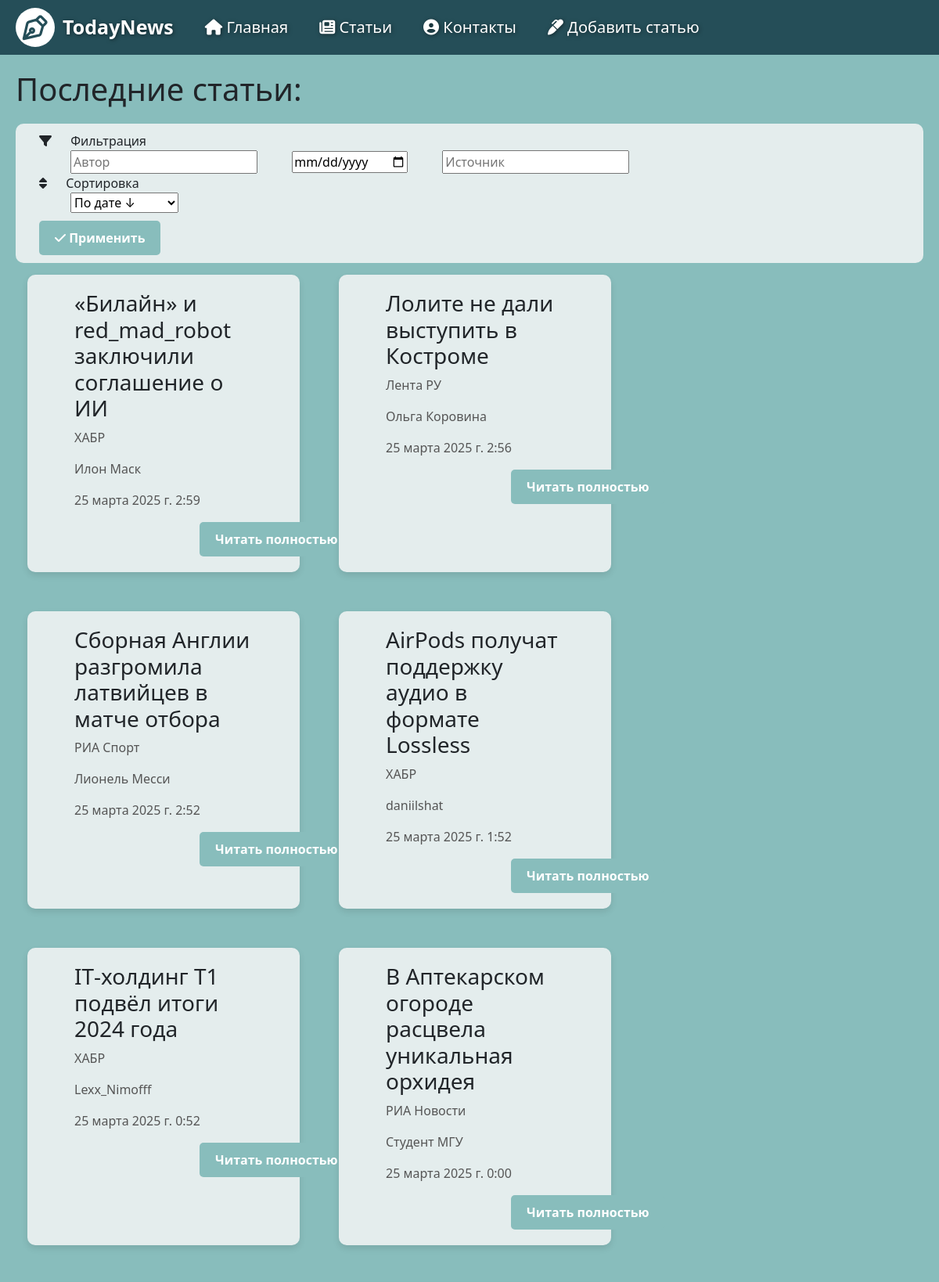
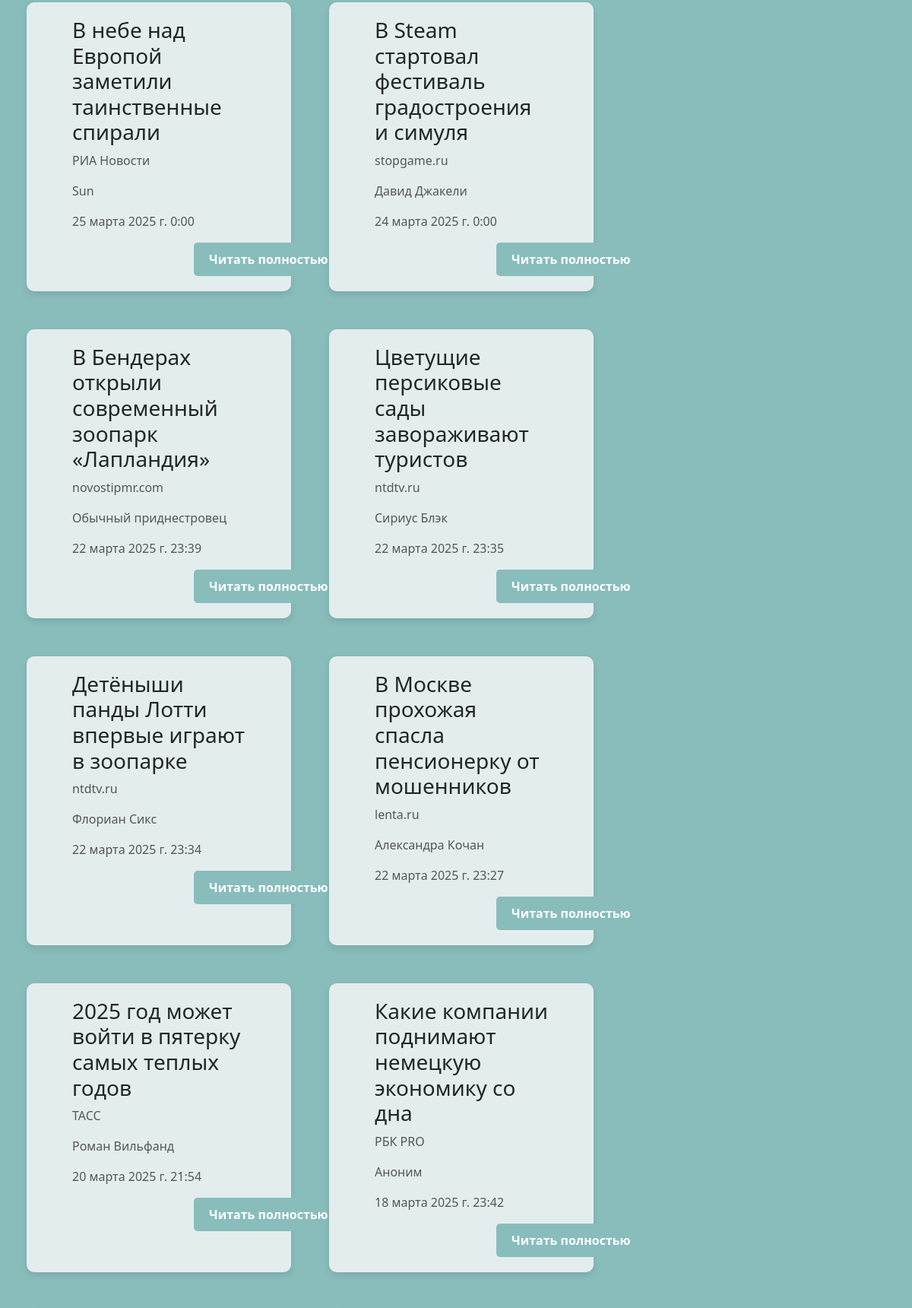
The app's page /articles/ (upper part) with its own data (2 pictures, top to bottom).
### articles/models.py (models this page shows, shortened)
class Article(models.Model):
    title = models.CharField("Название", max_length=50)
    date = models.DateTimeField("Дата публикации")
    author = models.CharField("Автор", max_length=50)
    resource = models.CharField("Источник", max_length=150)
    content = models.TextField("Статья")
    class Meta:
        verbose_name = "Статья"
        verbose_name_plural = "Статьи"

### articles/views.py (the view)
# urls.py: path('', views.show_all, name="all"),
def show_all(request):
    articles = Article.objects.all().order_by('-date') # Берем все статьи из базы данных
    author = request.GET.get('author')
    date = request.GET.get('date')
    resource = request.GET.get('resource')
    if author:
        articles = articles.filter(author__icontains=author)
    if date:
        try:
            selected_date = datetime.strptime(date, "%Y-%m-%d").date()  # Оставляем только дату (без времени)
            articles = articles.filter(date__date=selected_date)  # Фильтрация без учета времени
        except ValueError:
            pass
    if resource:
        articles = articles.filter(resource__icontains=resource)
    sort_by = request.GET.get('sort')
    if sort_by:
        articles = articles.order_by(sort_by)
    return render(request, 'articles/all.html', {'articles': articles})

### articles/templates/articles/all.html (shortened to what this page needs)
{% extends 'main/layout.html' %}
{% block content %}
    <h1>Последние статьи:</h1>
    <form method="GET" class="filter-sort-form data_field">
        <div class="filter-container">
            <i class="fa-solid fa-filter"></i>
            <span>Фильтрация</span>
            <div class="filter-group">
                <input type="text" name="author" placeholder="Автор">
                <input type="date" name="date">
                <input type="text" name="resource" placeholder="Источник">
            </div>
        </div>
        <div class="sort-container">
            <i class="fa-solid fa-sort"></i>
            <span>Сортировка</span>
            <div class="sort-group">
                <select name="sort">
                    <option value="-date">По дате ↓</option>
                </select>
            </div>
        </div>
        <button type="submit" class="button_apply">
            <i class="fa-solid fa-check"></i> Применить
        </button>
    </form>
    <div class="articles_container">
        {% for el in articles %}
            <div class="article_preview">
                <div class="article_content">
                    <h3>{{ el.title }}</h3>
                    <p>{{ el.resource }}</p>
                    <p>{{ el.author }}</p>
                    <p>{{ el.date }}</p>
                </div>
                <div class="button_container">
                    <a href="{% url 'article_detail' el.id %}" class="read_details">Читать полностью</a>
                </div>
            </div>
        {% endfor %}
    </div>
{% endblock %}

### main/templates/main/layout.html (shortened to what this page needs)
{% load static %}
<!doctype html>
<html lang="en">
<head>
    <link rel="stylesheet" href="https://cdn.jsdelivr.net/npm/bootstrap@5.3.3/dist/css/bootstrap.min.css">
    <link rel="stylesheet" href="{% static 'main/css/main.css' %}">
    <link rel="stylesheet" href="https://use.fontawesome.com/releases/v6.7.2/css/all.css">
</head>
<body>
<header>
    <img src="{% static 'main/img/logo.svg' %}" width="50" height="50" alt="Логотип TodayNews">
    <span class="logo">TodayNews</span>
    <nav>
        <ul>
            <li><a href="{% url 'home' %}"><i class="fas fa-house"></i> Главная</a></li>
            <li><a href="/articles"><i class="fas fa-newspaper"></i> Статьи</a></li>
            <li><a href="{% url 'contacts' %}"><i class="fas fa-circle-user"></i> Контакты</a></li>
            <li><a href="{% url 'new' %}"><i class="fa-solid fa-marker"></i> Добавить статью</a></li>
        </ul>
    </nav>
</header>
    {% block content %}
    {% endblock %}
</body>
</html>

### main/static/main/css/main.css (style rules this page uses)
body { background: #88BDBC; }
body *:not(header, header *, i, b, a) { margin-left: 20px; margin-right: 20px; }
header { display: flex; align-items: center; height: 70px; padding: 0 20px; background: #254E58; }
.logo { color: white; text-shadow: 1px 1px 5px rgba(0, 0, 0, 0.5); font-size: 25px; font-weight: bold; margin-left: 10px; }
nav { display: flex; justify-content: center; align-items: center; text-shadow: 1px 1px 5px rgba(0, 0, 0, 0.5); gap: 20px; font-size: 20px; padding: 10px 0; margin-left: 30px; }
nav ul { list-style: none; display: flex; gap: 20px; padding: 0; margin: 0; }
nav li { display: flex; align-items: center; }
nav a { color: white !important; text-decoration: none; padding: 5px 10px; }
h1 { margin-top: 20px; margin-bottom: 20px; }
p, h1 { color: #353430 font-weight: bold; }
p { font-size: 20px; }
.article_preview { width: 30%; background: #e4eded; border-radius: 10px; padding: 20px; margin: 15px; box-shadow: 0 4px 8px rgba(0, 0, 0, 0.1); transition: transform 0.3s ease, box-shadow 0.3s ease; display: inline-block; vertical-align: top; }
.article_preview p { font-size: 16px; color: #555; line-height: 1.5; }
.articles_container { display: flex; flex-wrap: wrap; gap: 20px; }
.read_details { display: inline-block; padding: 10px 20px; font-size: 16px; font-weight: bold; color: #fff; background-color: #88BDBC; border: none; border-radius: 5px; text-decoration: none; transition: background-color 0.3s ease; cursor: pointer; }
.article_content { flex-grow: 1; }
.button_container { bottom: 20px; left: 0; width: 100%; display: flex; margin-top: auto; margin-left: 200px }
.data_field { background: #e4eded; border-radius: 10px; margin-top: 20px; padding: 10px; }
.button_apply { margin-top: 10px; display: inline-block; padding: 10px 20px; font-size: 16px; font-weight: bold; color: #fff; background-color: #88BDBC; border: none; border-radius: 5px; text-decoration: none; transition: background-color 0.3s ease; cursor: pointer; }

### records on screen
Article: title "«Билайн» и red_mad_robot заключили соглашение о ИИ", resource "ХАБР", author "Илон Маск", date "25 марта 2025 г. 2:59"
Article: title "Лолите не дали выступить в Костроме", resource "Лента РУ", author "Ольга Коровина", date "25 марта 2025 г. 2:56"
Article: title "Сборная Англии разгромила латвийцев в матче отбора", resource "РИА Спорт", author "Лионель Месси", date "25 марта 2025 г. 2:52"
Article: title "AirPods получат поддержку аудио в формате Lossless", resource "ХАБР", author "daniilshat", date "25 марта 2025 г. 1:52"
Article: title "IT‑холдинг Т1 подвёл итоги 2024 года", resource "ХАБР", author "Lexx_Nimofff", date "25 марта 2025 г. 0:52"
Article: title "В Аптекарском огороде расцвела уникальная орхидея", resource "РИА Новости", author "Студент МГУ", date "25 марта 2025 г. 0:00"
Article: title "В небе над Европой заметили таинственные спирали", resource "РИА Новости", author "Sun", date "25 марта 2025 г. 0:00"
Article: title "В Steam стартовал фестиваль градостроения и симуля", resource "stopgame.ru", author "Давид Джакели", date "24 марта 2025 г. 0:00"
Article: title "В Бендерах открыли современный зоопарк «Лапландия»", resource "novostipmr.com", author "Обычный приднестровец", date "22 марта 2025 г. 23:39"
Article: title "Цветущие персиковые сады завораживают туристов", resource "ntdtv.ru", author "Сириус Блэк", date "22 марта 2025 г. 23:35"
Article: title "Детёныши панды Лотти впервые играют в зоопарке", resource "ntdtv.ru", author "Флориан Сикс", date "22 марта 2025 г. 23:34"
Article: title "В Москве прохожая спасла пенсионерку от мошенников", resource "lenta.ru", author "Александра Кочан", date "22 марта 2025 г. 23:27"
Article: title "2025 год может войти в пятерку самых теплых годов", resource "TACC", author "Роман Вильфанд", date "20 марта 2025 г. 21:54"
Article: title "Какие компании поднимают немецкую экономику со дна", resource "РБК PRO", author "Аноним", date "18 марта 2025 г. 23:42"
